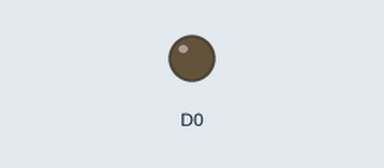
Recording of a sketch running on a simulated ESP8266 (NodeMCU). Parts: output pins drawn as LEDs (lit = HIGH).

Above: at 0.05 s.
At 4.65 s:
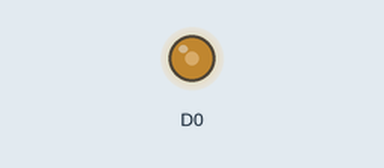
At 9.25 s:
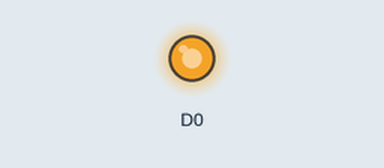
At 18.55 s:
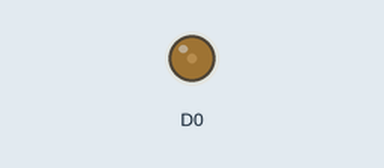
Timing chart, 0 to 26.6 s (numbered marks = the images above):
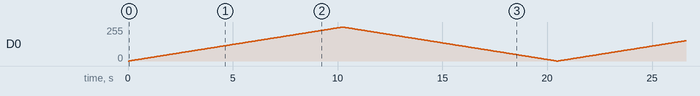

The sketch:

esp_pwm.ino
```cpp
void setup() {

}

void loop() {
  // put your main code here, to run repeatedly:
  for(int i=0; i<1023;i++){
    analogWrite(D0,i);
    delay(10);
  }
  for(int i=1023; i>0;i--){
    analogWrite(D0,i);
    delay(10);
  }
}
```
